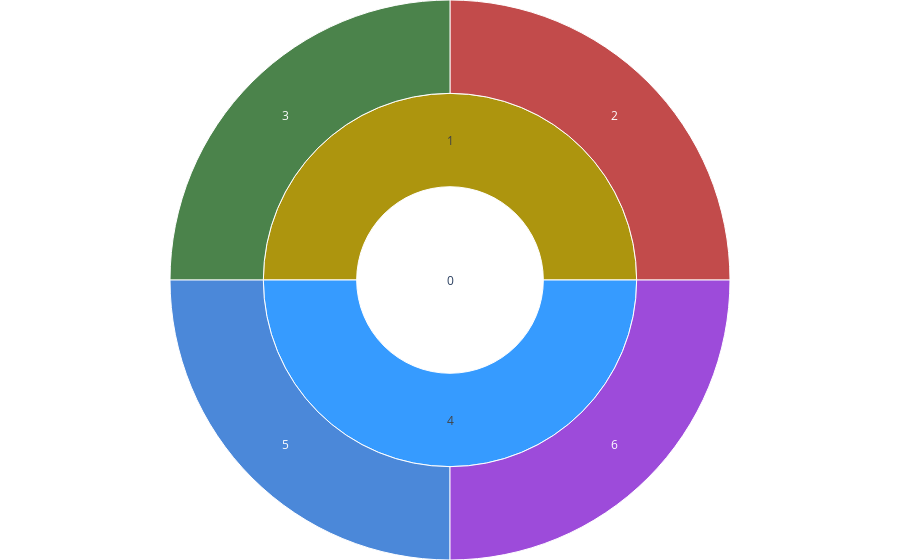
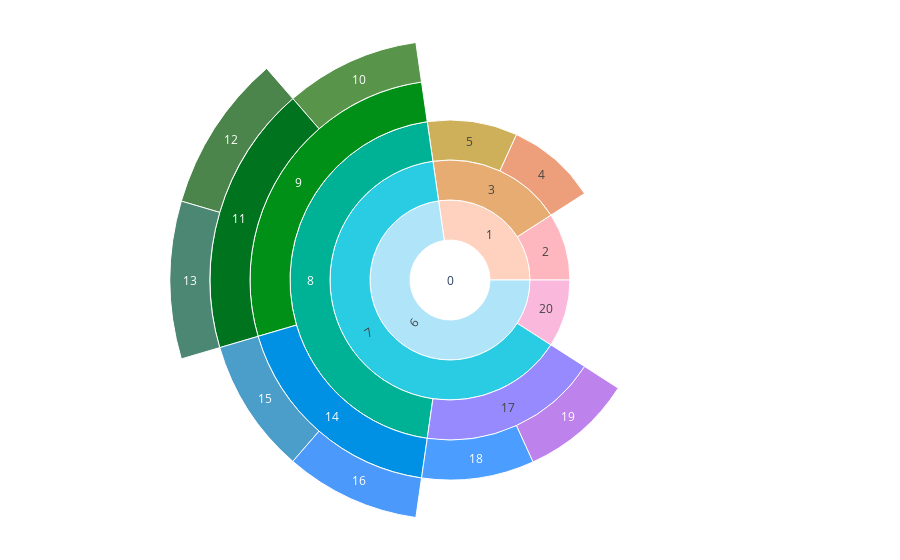
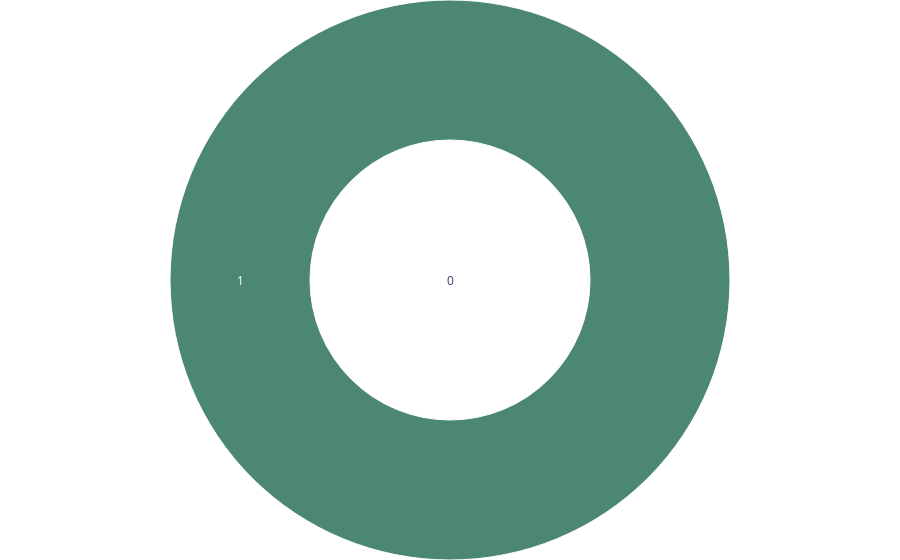

Here is the notebook cell these charts were saved with, in order:
### Code cell
for t in [t1, t2, t3]:
  #display(Markdown(f'## {t}のSunburst図'))
  fig = draw_graph_px(t)
  fig.show()

### Figure 1 — Plotly figure (JSON) as saved in the notebook; plotly's stock layout.template omitted (floating-point values rounded to 4 significant figures)
{"data": [{"branchvalues": "total", "domain": {"x": [0, 1], "y": [0, 1]}, "hovertemplate": "id=%{label}<br>theta=%{value}<br>parent=%{parent}<extra></extra>", "labels": ["0", "1", "2", "3", "4", "5", "6"], "marker": {"colors": ["#ffffff", "#ad950e", "#a90000", "#005000", "#369bff", "#0057ca", "#7500cb"]}, "name": "", "parents": ["", "0", "1", "1", "0", "4", "4"], "sort": false, "type": "sunburst", "values": [1, 0.5, 0.25, 0.25, 0.5, 0.25, 0.25]}], "layout": {"legend": {"tracegroupgap": 0}, "margin": {"b": 0, "l": 0, "r": 0, "t": 0}}}

### Figure 2 — Plotly figure (JSON) as saved in the notebook; plotly's stock layout.template omitted (floating-point values rounded to 4 significant figures)
{"data": [{"branchvalues": "total", "domain": {"x": [0, 1], "y": [0, 1]}, "hovertemplate": "id=%{label}<br>theta=%{value}<br>parent=%{parent}<extra></extra>", "labels": ["0", "1", "2", "3", "4", "5", "6", "7", "8", "9", "10", "11", "12", "13", "14", "15", "16", "17", "18", "19", "20"], "marker": {"colors": ["#ffffff", "#fed2be", "#ff9aa5", "#e7ac72", "#e67643", "#ba9015", "#b0e4f9", "#29cce2", "#00b295", "#009017", "#146800", "#00731f", "#005200", "#005539", "#0091e4", "#0075b5", "#0070fa", "#978aff", "#0076ff", "#a34ee6", "#f89bd0"]}, "name": "", "parents": ["", "0", "1", "1", "3", "3", "0", "6", "7", "8", "9", "9", "11", "11", "8", "14", "14", "7", "17", "17", "6"], "sort": false, "type": "sunburst", "values": [1, 0.2727, 0.09091, 0.1818, 0.09091, 0.09091, 0.7273, 0.6364, 0.4545, 0.2727, 0.09091, 0.1818, 0.09091, 0.09091, 0.1818, 0.09091, 0.09091, 0.1818, 0.09091, 0.09091, 0.09091]}], "layout": {"legend": {"tracegroupgap": 0}, "margin": {"b": 0, "l": 0, "r": 0, "t": 0}}}

### Figure 3 — Plotly figure (JSON) as saved in the notebook; plotly's stock layout.template omitted (floating-point values rounded to 4 significant figures)
{"data": [{"branchvalues": "total", "domain": {"x": [0, 1], "y": [0, 1]}, "hovertemplate": "id=%{label}<br>theta=%{value}<br>parent=%{parent}<extra></extra>", "labels": ["0", "1"], "marker": {"colors": ["#ffffff", "#005539"]}, "name": "", "parents": ["", "0"], "sort": false, "type": "sunburst", "values": [1, 1]}], "layout": {"legend": {"tracegroupgap": 0}, "margin": {"b": 0, "l": 0, "r": 0, "t": 0}}}
